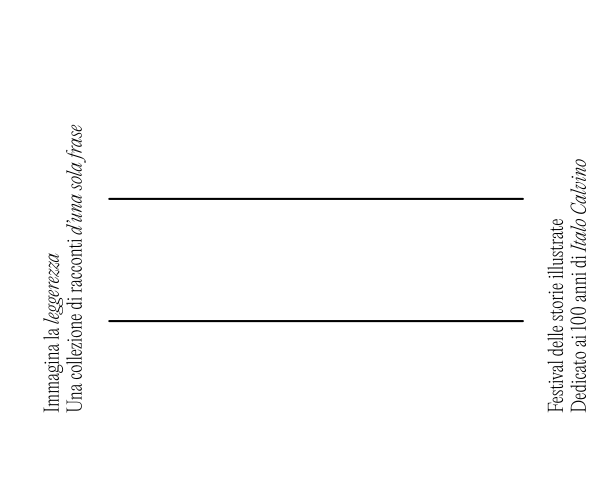
#> input picture scontrino-325x55.jpg, 1205 x 979 px (shown at 1/2 size)
$ python main.py
#> lines starting #> are read from the running program, lines starting #| are printed output that depends on the picture
### draw.py
from PIL import Image, ImageDraw, ImageFont

def draw(sent_it, sent_en, name, incipit=True):
#> called with sent_it = 'Nella penombra serale', sent_en = 'In the evening twilight', name = '0_incipit', incipit = True
	base_img = Image.open('scontrino-325x55.jpg')
#> base_img is the input picture: PIL image 1205x979 RGB; min 0, max 255, mean 251.2
	im = ImageDraw.Draw(base_img)

	x = 215.4
	font_size = 54

	font = ImageFont.truetype('fonts/PPEditorialNew-Ultralight.ttf', font_size)
	font_italic = ImageFont.truetype('fonts/PPEditorialNew-UltralightItalic.ttf', font_size)

	if incipit:
		im.text((x, 320), sent_it, font=font, fill=(0, 0, 0))
		im.text((x, 410), sent_en, font=font_italic, fill=(0, 0, 0))
	else:
		im.text((x, 566), sent_it, font=font, fill=(0, 0, 0))
		im.text((x, 654), sent_en, font=font_italic, fill=(0, 0, 0))

	#base_img.show()
	base_img.save('images/' + name + '.png')
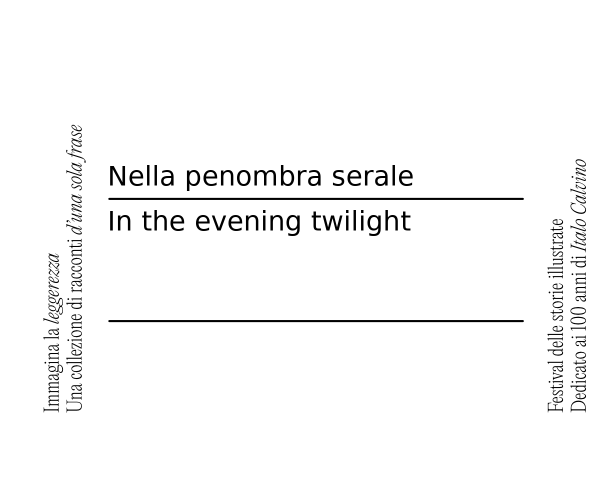
#> saved as 0_incipit.png: PIL image 1205x979 RGB (shown at 1/2 size); min 0, max 255, mean 248.3

### main.py
from data import stories_it, stories_en
from draw import draw

for i in range(len(stories_it)):
    draw(stories_it[i]['incipit'], stories_en[i]['incipit'], str(i) + '_incipit', True)
    draw(stories_it[i]['finale'], stories_en[i]['finale'], str(i) + '_finale', False)
#> call 2 of draw, with sent_it = 'qualcosa cambiò per sempre.', sent_en = 'something changed forever.', name = '0_finale', incipit = False
#> in draw (call 2), `base_img.save('images/' + name + '.png')`:
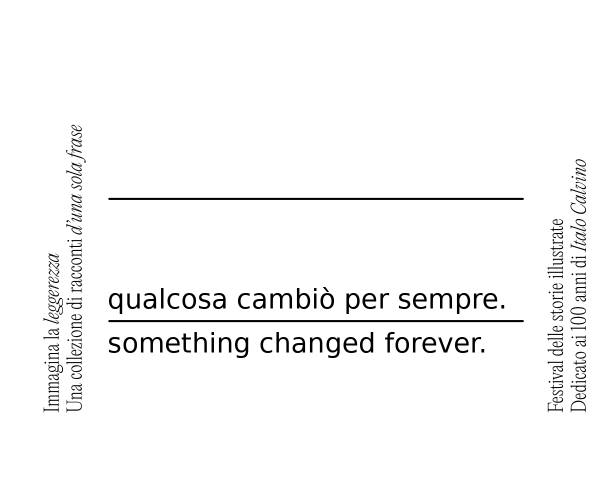
#> saved as 0_finale.png: PIL image 1205x979 RGB (shown at 1/2 size); min 0, max 255, mean 247.6
    """ if i == 0:
        break """
